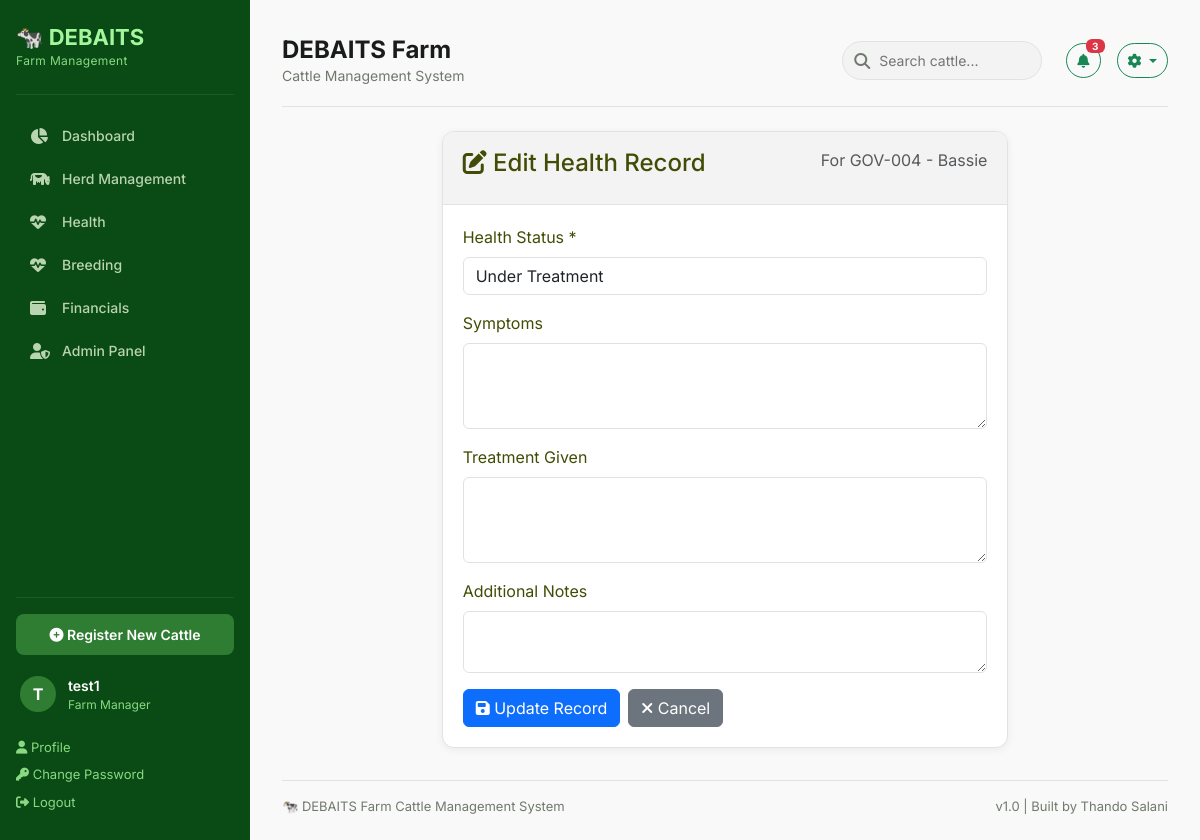
The app's page /health/health/1/edit/ (signed in) with its own data.
### cattle/models.py (models this page shows, shortened)
class Cattle(models.Model):
    gov_tag = models.CharField(
        max_length=20,
        unique=True,
        help_text="Official Government Tag number"
    )
    ear_tag = models.CharField(
        max_length=20,
        unique=True,
        null=True,
        help_text="Unique identification tag number bought for animal"
    )
    name = models.CharField(
        max_length=100,
        blank=True,
        null=True,
        help_text="Optional name for the animal"
    )
    BREED_CHOICES=[
            ('Simmental', 'Simmental'),
            ('Brahman', 'Brahman'),
            ('Charalois', 'Charalois'),
            ('Angus', 'Angus'),
            ('Hereford', 'Hereford'),
            ('Tswana', 'Tswana'),
            ('Nguni', 'Nguni'),
            ('Crossbreed', 'Crossbreed'),
            ('Other','Other'),
        ]
    breed = models.CharField(max_length=50, choices=BREED_CHOICES)
    SEX_CHOICES = [
        ('Male', 'Male'),
        ('Female', 'Female'),
    ]
    sex = models.CharField(max_length=10, choices=SEX_CHOICES)
    date_of_birth = models.DateField(blank=True, null=True)
    COLOUR_CHOICES = [
        ('Tshumu', 'Tshumu'),
        ('Tsweu', 'Tsweu'),
        ('Naana', 'Naana'),
        ('Nala', 'Nala'),
        ('Tshumo e Bothaba', 'Tshumo e bothaba'),
        ('Tshumo e Bosetha', 'Tshumo e bosetha'),
        ('Khonou', 'Khonou'),
        ('Khunwana', 'Khunwana'),
        ('Tshwaana','Tshwaana'),
        ('Tubanaa', 'Tubana'),
        ('Tshunyana', 'Tshunyana'),
        ('Tshunyana e botlhabana', 'Tshunyana e botlhabana'),
        ('Tshetlha', 'Tshetlha'),
        ('Kgweba', 'Kgweba'),
        ('Tubana', 'Tubana'),
        ('Champana', 'Champana'),
        ('Tlhaba', 'Tlhaba'),
        ('Other', 'Other'),
    ]
    colour = models.CharField(max_length=50, choices=COLOUR_CHOICES, blank=True, null=True)
    STATUS_CHOICES = [
        ('Active', 'Active'),
        ('Sold', 'Sold'),
        ('Missing', 'Missing'),
        ('Deceased', 'Deceased'),
    ]
    current_status = models.CharField(
        max_length=20,
        choices=STATUS_CHOICES,
        default='Active'
    )
    HEALTH_STATUS_CHOICES = [
        ('Healthy', 'Healthy'),
        ('Sick', 'Sick'),
        ('Injury', 'Injury'),
        ('Under Treatment', 'Under Treatment'),
        ('Quarantined', 'Qurantined'),
    ]
    health_status = models.CharField(
        max_length=20,
        choices=HEALTH_STATUS_CHOICES,
        default='Healthy'
    )
    location = models.CharField(
        max_length=100,
        default='Kraal 1',
        help_text="Current kraal"
    )
    mother_gov_tag = models.CharField(
        max_length=20,
        blank=True,
        null=True,
        help_text="Government tag of mother"
     )
    father_gov_tag = models.CharField(
        max_length=20,
        blank=True,
        null=True,
        help_text="Government tag of father"
    )
    purchase_date = models.DateField(blank=True, null=True)
    purchase_price = models.DecimalField(
        max_digits=12,
        decimal_places=2,
        blank=True,
        null=True,
        help_text="Purchase price in BWP"
    )
    source_supplier = models.CharField(
        max_length=200,
        blank=True,
        null=True,
        help_text="Where the animal was purchased from"
    )
    photo = models.ImageField(
        upload_to='cattle_photos/',
        blank=True,
        null=True,
        help_text="Upload a photo of the animal"
    )
    notes = models.TextField(blank=True, null=True)
    created_date = models.DateTimeField(auto_now_add=True)
    updated_date = models.DateTimeField(auto_now=True)
    class Meta:
        ordering = ['gov_tag']
        verbose_name_plural = "Cattle"

### health/models.py (models this page shows, shortened)
class HealthRecord(models.Model):
    cattle = models.ForeignKey(
        Cattle,
        on_delete=models.CASCADE,
        related_name='health_records'
    )
    record_date = models.DateField(auto_now_add=True)
    HEALTH_STATUS_CHOICES = [
        ('Healthy', 'Healthy'),
        ('Sick', 'Sick'),
        ('Injury', 'Injury'),
        ('Under Treatment', 'Under Treatment'),
        ('Quarantined', 'Quarantied'),
    ]
    health_status = models.CharField(
        max_length=20,
        choices=HEALTH_STATUS_CHOICES,
        default='Healthy'
    )
    symptoms = models.TextField(blank=True, null=True)
    treatment = models.TextField(blank=True, null=True)
    notes = models.TextField(blank=True, null=True)
    created_date = models.DateTimeField(auto_now_add=True)
    updated_date = models.DateTimeField(auto_now=True)
    class Meta:
        ordering = ['-record_date'] #newest first
        verbose_name_plural = "Health Records"

### health/views.py (the view, shortened to what this page needs)
# urls.py: path('health/<int:record_id>/edit/', views.health_record_edit, name='health_record_edit'),
@login_required
def health_record_edit(request, record_id):
    record = get_object_or_404(HealthRecord, id=record_id)
    cattle = record.cattle
    context = {
        'record': record,
        'cattle': cattle,
        'health_status_choices': HealthRecord.HEALTH_STATUS_CHOICES,
        'form_data': {
            'health_status': record.health_status,
            'symptoms': record.symptoms,
            'treatment': record.treatment,
            'notes': record.notes,
        },
    }
    return render(request, 'health/health_record_edit.html', context)

### health/templates/health/health_record_edit.html (shortened to what this page needs)
{% extends "cattle/base.html" %}
{% load static %}
{% block content %}
<div class="container mt-4">
    <div class="row">
        <div class="col-md-8 mx-auto">
            <div class="card">
                <div class="card-header">
                    <h4><i class="fas fa-edit"></i> Edit Health Record</h4>
                    <p class="text-muted">For {{ cattle.gov_tag }} - {{ cattle.name|default:"Unnamed" }}</p>
                </div>
                <div class="card-body">
                    <form method="POST">
                        <div class="mb-3">
                            <label class="form-label">Health Status *</label>
                            <select name="health_status" class="form-control" required>
                                {% for choice in health_status_choices %}
                                    <option value="{{ choice.0 }}" {% if form_data.health_status == choice.0 %}selected{% endif %}>
                                        {{ choice.1 }}
                                    </option>
                                {% endfor %}
                            </select>
                        </div>
                        <div class="mb-3">
                            <label class="form-label">Symptoms</label>
                            <textarea name="symptoms" class="form-control" rows="3">{{ form_data.symptoms|default:'' }}</textarea>
                        </div>
                        <div class="mb-3">
                            <label class="form-label">Treatment Given</label>
                            <textarea name="treatment" class="form-control" rows="3">{{ form_data.treatment|default:'' }}</textarea>
                        </div>
                        <div class="mb-3">
                            <label class="form-label">Additional Notes</label>
                            <textarea name="notes" class="form-control" rows="2">{{ form_data.notes|default:'' }}</textarea>
                        </div>
                        <div class="d-flex gap-2">
                            <button type="submit" class="btn btn-primary">
                                <i class="fas fa-save"></i> Update Record
                            </button>
                            <a href="{% url 'cattle:cattle_detail' cattle.id %}" class="btn btn-secondary">
                                <i class="fas fa-times"></i> Cancel
                            </a>
                        </div>
                    </form>
                </div>
            </div>
        </div>
    </div>
</div>
{% endblock %}

### cattle/templates/cattle/base.html (shortened to what this page needs)
{% load static %}
<!DOCTYPE html>
<html lang="en">
<head>
    <link href="https://cdn.jsdelivr.net/npm/bootstrap@5.3.0/dist/css/bootstrap.min.css" rel="stylesheet">
    <link rel="stylesheet" href="https://cdnjs.cloudflare.com/ajax/libs/font-awesome/6.4.0/css/all.min.css">
</head>
<body>
<aside class="sidebar" id="sidebar">
    <div class="sidebar-brand">
        <h2>🐄 DEBAITS</h2>
        <p>Farm Management</p>
    </div>
    <nav class="sidebar-nav">
        <a href="{% url 'cattle:dashboard' %}" class="{% if request.resolver_match.url_name == 'dashboard' %}active{% endif %}">
            <i class="fas fa-chart-pie"></i> Dashboard
        </a>
        <a href="{% url 'cattle:cattle_list' %}" class="{% if request.resolver_match.url_name == 'cattle_list' %}active{% endif %}">
            <i class="fas fa-cow"></i> Herd Management
        </a>
        <a href="{% url 'health:health_dashboard' %}" class="{% if request.resolver_match.url_name == 'health_dashboard' %}active{% endif %}">
            <i class="fas fa-heartbeat"></i> Health
        </a>
        <a href="#" class="{% if request.resolver_match.url_name == 'health_dashboard' %}active{% endif %}">
            <i class="fas fa-heartbeat"></i> Breeding
            </a>
        <a href="#">
            <i class="fas fa-wallet"></i> Financials
        </a>
        <a href="/admin">
            <i class="fas fa-user-shield"></i> Admin Panel
        </a>
    </nav>
    <div class="sidebar-footer">
        <a href="{% url 'cattle:cattle_add' %}" class="btn-register">
            <i class="fas fa-plus-circle"></i> Register New Cattle
        </a>
       {% if user.is_authenticated %}
    <div class="user">
        <div class="user-avatar">{{ user.username|slice:":1"|upper }}</div>
        <div>
            <div class="user-name">{{ user.username }}</div>
            <div class="user-role">Farm Manager</div>
        </div>
    </div>
    <a href="{% url 'accounts:profile' %}" style="color: #88d982; text-decoration: none; font-size: 13px; display: block; padding: 4px 0;">
        <i class="fas fa-user"></i> Profile
    </a>
    <a href="{% url 'admin:password_change' %}" style="color: #88d982; text-decoration: none; font-size: 13px; display: block; padding: 4px 0;">
        <i class="fas fa-key"></i> Change Password
    <a href="{% url 'accounts:logout' %}" style="color: #88d982; text-decoration: none; font-size: 13px; display: block; padding: 4px 0;">
        <i class="fas fa-sign-out-alt"></i> Logout
    </a>
    {% endif %}
    </div>
</aside>
<main class="main-content">
    <header class="topbar">
    <div>
        <h1>{% block page_title %}DEBAITS Farm{% endblock %}</h1>
        <p>{% block page_subtitle %}Cattle Management System{% endblock %}</p>
    </div>
    <div class="topbar-actions">
        <form method="GET" action="{% url 'cattle:cattle_list' %}" class="search-box" style="display: inline-block; position: relative; margin-right: 8px;">
            <i class="fas fa-search" style="position: absolute; left: 12px; top: 50%; transform: translateY(-50%); color: #707a6c;"></i>
            <input type="text" name="search" placeholder="Search cattle..."
                   value="{{ request.GET.search|default:'' }}"
                   style="padding: 8px 16px 8px 36px; border: 1px solid #e2e2e2; border-radius: 50px; background: #f3f3f3; font-size: 14px; width: 200px; outline: none;">
        </form>
        <button class="btn btn-outline-success btn-sm" style="border-radius: 50px; position: relative; padding: 6px 10px;">
            <i class="fas fa-bell"></i>
            <span class="badge bg-danger" style="position: absolute; top: -5px; right: -5px; font-size: 10px; padding: 2px 6px;">3</span>
        </button>
        <div class="dropdown" style="display: inline-block;">
            <button class="btn btn-outline-success btn-sm dropdown-toggle" style="border-radius: 50px; padding: 6px 10px;" type="button" id="settingsDropdown" data-bs-toggle="dropdown" aria-expanded="false">
                <i class="fas fa-cog"></i>
            </button>
        </div>
    </div>
</header>
    {% block content %}
    {% endblock %}
    <footer style="margin-top: 32px; padding-top: 16px; border-top: 1px solid var(--gray-200); font-size: 13px; color: var(--gray-600); display: flex; justify-content: space-between;">
        <span>🐄 DEBAITS Farm Cattle Management System</span>
        <span>v1.0 | Built by Thando Salani</span>
    </footer>
</main>
</body>
</html>

### cattle/templates/cattle/base.html (style rules this page uses)
.card { background: var(--white); border: 1px solid var(--gray-200); border-radius: var(--radius); box-shadow: var(--shadow); overflow: hidden; color: #434c06 }
.card-header { padding: 16px 20px; border-bottom: 1px solid var(--gray-200); display: flex; justify-content: space-between; align-items: center; background: var(--gray-100); }
.card-body { padding: 20px; }
:root { --primary: #0d631b; --primary-dark: #0a4a14; --primary-light: #2e7d32; --gray-50: #f9f9f9; --gray-100: #f3f3f3; --gray-200: #e2e2e2; --gray-300: #bfcaba; --gray-600: #707a6c; --gray-900: #1a1c1c; --white: #ffffff; --red: #ba1a1a; --orange: #e65100; --blue: #1a73e8; --shadow: 0 2px 8px rgba(0,0,0,0.06); --radius: 12px; }
* { margin: 0; padding: 0; box-sizing: border-box; }
body { font-family: 'Inter', sans-serif; background: var(--gray-50); color: var(--gray-900); }
.sidebar { width: 250px; min-height: 100vh; background: var(--primary-dark); color: white; padding: 24px 16px; position: fixed; left: 0; top: 0; bottom: 0; z-index: 1000; display: flex; flex-direction: column; }
.sidebar-brand { padding-bottom: 24px; border-bottom: 1px solid rgba(255,255,255,0.08); margin-bottom: 20px; }
.sidebar-brand h2 { font-size: 22px; font-weight: 700; color: #a3f69c; margin: 0; }
.sidebar-brand p { font-size: 12px; color: #88d982; margin: 2px 0 0 0; letter-spacing: 0.03em; }
.sidebar-nav { flex: 1; display: flex; flex-direction: column; gap: 2px; }
.sidebar-nav a { display: flex; align-items: center; gap: 12px; padding: 10px 14px; border-radius: 8px; color: #b8d4b0; text-decoration: none; font-size: 14px; font-weight: 500; transition: all 0.2s; }
.sidebar-nav a i { width: 20px; font-size: 16px; }
.sidebar-footer { border-top: 1px solid rgba(255,255,255,0.08); padding-top: 16px; margin-top: auto; }
.sidebar-footer .user { display: flex; align-items: center; gap: 12px; padding: 8px 4px; margin-bottom: 12px; }
.sidebar-footer .user-avatar { width: 36px; height: 36px; border-radius: 50%; background: var(--primary-light); display: flex; align-items: center; justify-content: center; font-weight: 700; font-size: 16px; color: white; }
.sidebar-footer .user-name { font-size: 14px; font-weight: 600; color: white; }
.sidebar-footer .user-role { font-size: 12px; color: #88d982; }
.btn-register { display: block; width: 100%; padding: 10px; background: var(--primary-light); color: white; border: none; border-radius: 8px; font-weight: 600; font-size: 14px; text-align: center; text-decoration: none; transition: background 0.2s; margin-bottom: 12px; }
.main-content { margin-left: 250px; padding: 24px 32px; min-height: 100vh; }
.topbar { display: flex; justify-content: space-between; align-items: center; padding: 12px 0 20px 0; border-bottom: 1px solid var(--gray-200); margin-bottom: 24px; }
.topbar h1 { font-size: 24px; font-weight: 700; margin: 0; }
.topbar p { color: var(--gray-600); margin: 0; font-size: 14px; }
.topbar-actions { display: flex; align-items: center; gap: 16px; }
.topbar-actions .search-box { position: relative; }
.topbar-actions .search-box input { padding: 8px 16px 8px 36px; border: 1px solid var(--gray-200); border-radius: 50px; background: var(--gray-100); font-size: 14px; width: 240px; outline: none; transition: all 0.2s; }
.topbar-actions .search-box i { position: absolute; left: 12px; top: 50%; transform: translateY(-50%); color: var(--gray-600); }

### records on screen
Cattle: gov_tag "GOV-004", name "Bassie"
HealthRecord: health_status "Under Treatment"

### other values on screen
{{ user.username|slice:":1"|upper }} "T"
{{ user.username }} "test1"
